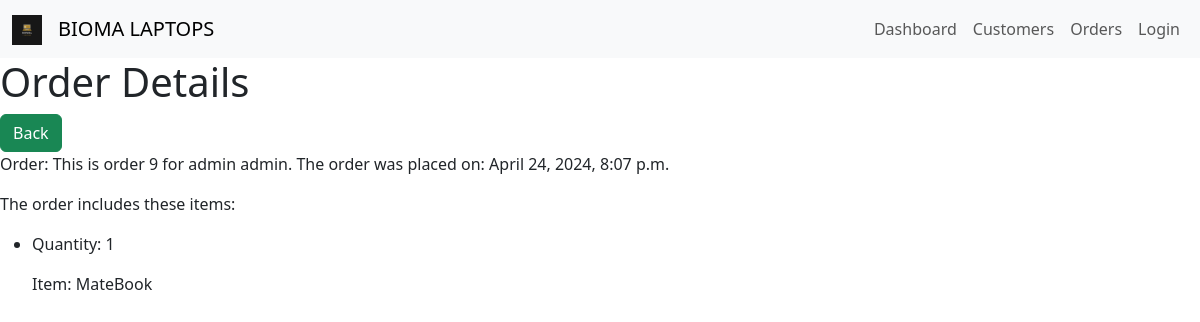
Page /orders/9/ on the committed database.
### shop/models.py (models this page shows, shortened)
class Order(models.Model):
    customer = models.ForeignKey(Customer, on_delete=models.CASCADE, null=True, blank=True)
    first_name = models.CharField(max_length=50)
    last_name = models.CharField(max_length=50)
    email = models.EmailField()
    address = models.CharField(max_length=250)
    postal_code = models.CharField(max_length=20)
    city = models.CharField(max_length=100)
    created = models.DateTimeField(auto_now_add=True)
    updated = models.DateTimeField(auto_now=True)
    paid = models.BooleanField(default=False)
    class Meta:
        ordering = ('-created',)

class OrderItem(models.Model):
    order = models.ForeignKey(Order, related_name='items', on_delete=models.CASCADE)
    product = models.ForeignKey(Product, related_name='order_items', on_delete=models.CASCADE)
    price = models.DecimalField(max_digits=10, decimal_places=2)
    quantity = models.PositiveIntegerField(default=1)

class Product(models.Model):
    category = models.ForeignKey(
        Category,
        related_name='products',
        on_delete=models.CASCADE
    )
    name = models.CharField(max_length=200, db_index=True)
    slug = models.SlugField(max_length=200, db_index=True)
    image = models.URLField(max_length=1000, blank=True)  # Use URLField for storing image URLs
    description = models.TextField(blank=True)
    price = models.DecimalField(max_digits=10, decimal_places=2)
    available = models.BooleanField(default=True)
    created = models.DateTimeField(auto_now_add=True)
    updated = models.DateTimeField(auto_now=True)
    class Meta:
        ordering = ('name',)
        index_together = (('id', 'slug'),)
    def __str__(self):
        return self.name

### shop/views/orders.py (the view)
# urls.py: path('orders/<int:id>/', orders.orders_detail, name='orders_detail'),
def orders_detail(request, id):
    try:
        order = get_object_or_404(Order, id=id)
        customer = order.customer
        user = get_object_or_404(User, id=customer.pk)
        order_items = OrderItem.objects.filter(order_id=order.id)
        return render(request, 'orders/detail.html', {'order' : order, 'user': user, 'order_items': order_items})
    except Exception as e:
            return HttpResponse("Error: {}".format(str(e)), status=500)

### shop/context_processors.py (called while the page is built)
def cart(request):
    return {'cart': Cart(request)}

### shop/templates/orders/detail.html (shortened to what this page needs)
{% extends 'base.html' %}
{% block content %}
    <h1>Order Details</h1>
    <div class="text-right">
        <a href="{% url 'order_list' %}" class="btn btn-success">Back</a>
    </div>
    <p>Order:
        This is order {{ order.id }} for {{ user.first_name }} {{ user.last_name }}. The order was placed on: {{ order.created }}
    </p>
    <p>The order includes these items:</p>
    <ul>
        {% for item in order_items %}
            <li>
                <p>Quantity: {{ item.quantity }}</p>
                <p>Item: {{ item.product }}</p>
            </li>
        {% endfor %}
    </ul>
{% endblock %}

### rows in the picture
Order: id "9", created "April 24, 2024, 8:07 p.m."
OrderItem: quantity "1", product "MateBook"

### other values in the picture
{{ user.first_name }} "admin"
{{ user.last_name }} "admin"
